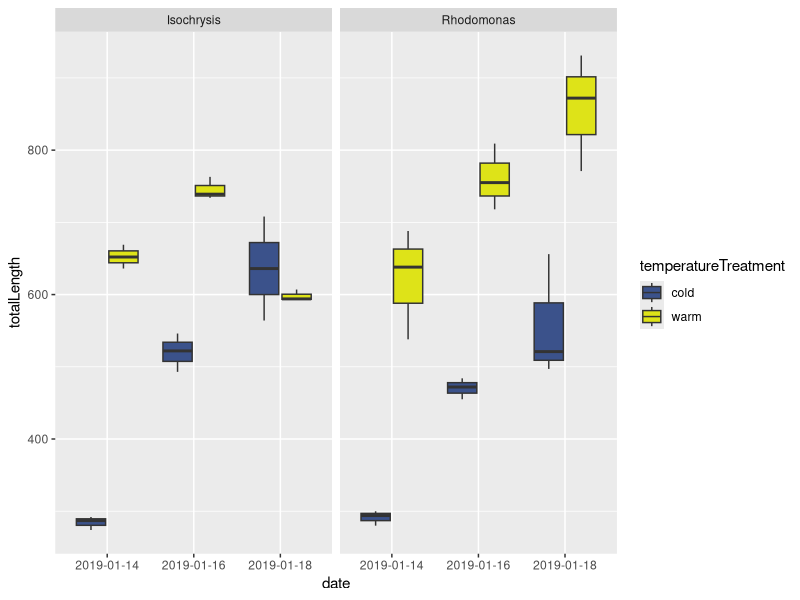
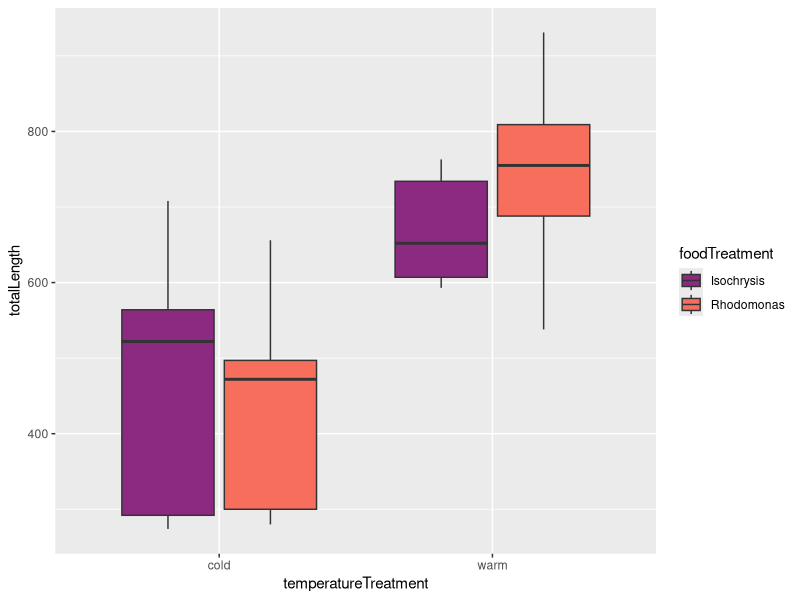
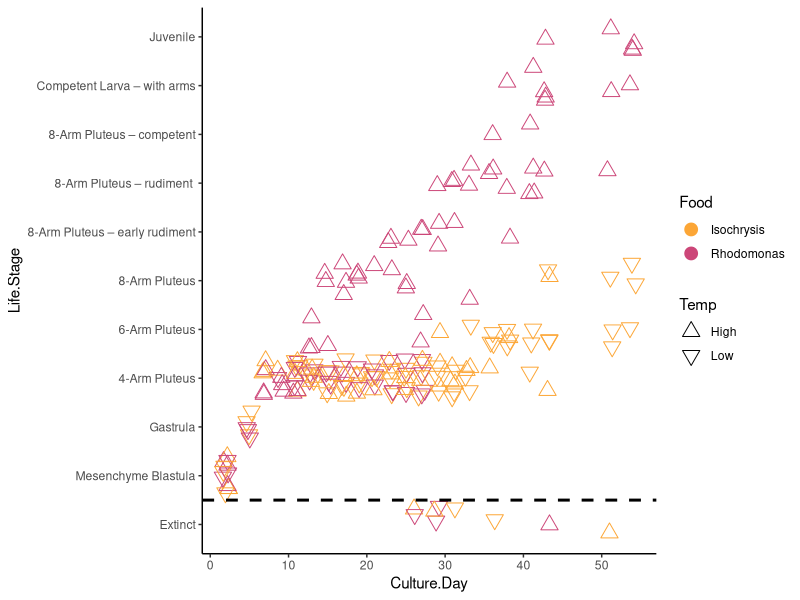

The R script that drew these images, in order:
###################################################################################
#                                                                                ##
# Urchin Development                                                             ##
# Data are current as of 2019-03-13                                            ##
# Data source: Oregon Institute of Marine Biology                                ##
# R code prepared by Ross Whippo                                                 ##
# Last updated 2019-03-13                                                      ##
#                                                                                ##
###################################################################################

# SUMMARY:
# Code to visualize and analyse growth patterns of larval Strongylocentrotus
# purpuratus for Ross Whippo's winter 2019 lab rotation with Richard Emlet.

# Required Files (check that script is loading latest version):
# Urchin-Temp-Food-Development.csv
# Development_Qual.csv

# Associated Scripts:
# None

# TO DO

# 2019-03-13 Need to make regressions for each jar on qual figure. Calc density
#             roughly from '5mls' taken per photo op. 

###################################################################################
# TABLE OF CONTENTS                                                               #
#                                                                                 #
# RECENT CHANGES TO SCRIPT                                                        #
# LOAD PACKAGES                                                                   #
# READ IN AND PREPARE DATA                                                        #
# MANIPULATE DATA                                                                 #   
#                                                                                 #
###################################################################################

###################################################################################
# RECENT CHANGES TO SCRIPT                                                        #
###################################################################################

# 2019-01-18 Script created.
# 2019-03-13 Added visualization of qualitative development of urchin larvae

###################################################################################
# LOAD PACKAGES                                                                   #
###################################################################################

library(tidyverse)
library(ggplot2)
library(viridis)

###################################################################################
# READ IN AND PREPARE DATA                                                        #
###################################################################################

devel <- read.csv("Urchin-Temp-Food-Development.csv")
str(devel)

qual <- read.csv("Urchin-Development/Development_Qual.csv")
str(qual)
# change values of particular observations in column
qual$Life.Stage %>%
  recode("Early Pluetus" = "Early Pluteus")
# reorder factor levels
qual$Life.Stage <- factor(qual$Life.Stage, levels = c("Extinct", "Mesenchyme Blastula", "Gastrula", "Early Pluteus", "4-Arm Pluteus", "6-Arm Pluteus", "8-Arm Pluteus", "8-Arm Pluteus – early rudiment", "8-Arm Pluteus – rudiment ", "8-Arm Pluteus – competent", "Competent Larva – with arms", "Juvenile", "Malformed Pluteus"))
levels(qual$Life.Stage)

###################################################################################
# MANIPULATE DATA                                                                 #
###################################################################################

# devel:

ggplot(data = filter(devel, date != "2019-01-11"), aes(x = date, y = totalLength, fill = temperatureTreatment)) +
  geom_boxplot() +
  facet_wrap(~ foodTreatment) +
  scale_fill_viridis(discrete = TRUE, begin = 0.25, end = 0.95, option = "D")

ggplot(data = filter(devel, date != "2019-01-11"), aes(x = temperatureTreatment, y = totalLength, fill = foodTreatment)) +
  geom_boxplot() +
  scale_fill_viridis(discrete = TRUE, begin = 0.4, end = 0.7, option = "A")
  
# qual: 
qual_devel <- qual %>%
  filter(Life.Stage != "Malformed Pluteus")
ggplot(data = qual_devel, aes(x = Culture.Day, y = Life.Stage, color = Food, fill = Food)) +
  theme_classic() +
  geom_point(position = "jitter", size = 4, aes(shape = Temp)) +
  scale_shape_manual(values = c(2, 6)) +
  scale_colour_viridis(discrete = TRUE, begin = 0.8, end = 0.5, option = "C") +
  scale_x_continuous(breaks = scales::pretty_breaks(n = 8)) +
  geom_hline(yintercept=1.5, linetype="dashed", color = "black", size=1)

# geom_line(aes(group = Treatment))


############### SUBSECTION HERE

#####
#<<<<<<<<<<<<<<<<<<<<<<<<<<END OF SCRIPT>>>>>>>>>>>>>>>>>>>>>>>>#